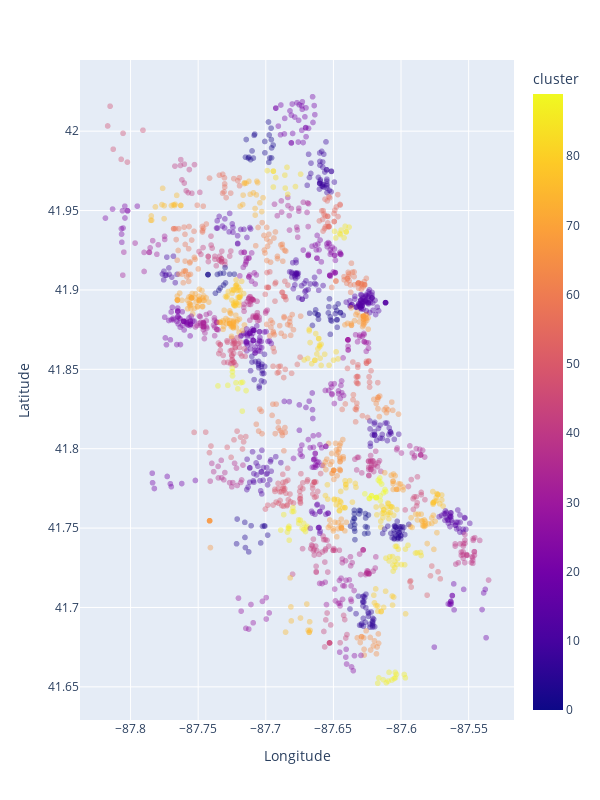

Notebook code cell kept with this figure:
### Code cell
scores = []
cluster_options = list(range(30,100,2)) # [2,4,8,16,32,64]
for n_clusters in cluster_options:
    km = KMeans(n_clusters=n_clusters).fit(X)
    centers = km.cluster_centers_
    cluster = km.predict(X)
    sub['cluster'] = cluster
    cluster_counts = to_multi_dim_array(df=sub, cols=['t', 'cluster'])
    score = uniformity_score(cluster_counts.mean(0)**2)
    scores.append(score)
    
i = np.argmax(scores)
n_clusters = cluster_options[i]
print(f'best clusters are {n_clusters} with score of {scores[i]}')

km = KMeans(n_clusters=n_clusters).fit(sub[['Latitude' , 'Longitude']].values)
centers = km.cluster_centers_
cluster = km.predict(sub[['Latitude' , 'Longitude']].values)
sub['cluster'] = cluster
cluster_counts = to_multi_dim_array(df=sub, cols=['t', 'cluster'])
dist = norm_array(cluster_counts.mean(0))


dist = dist[np.argsort(dist)[::-1]]
dist = scale_max_array(dist)

plt.figure(figsize=(12,4))
plt.bar(np.arange(len(dist)), dist, alpha=.5)
plt.show()

plt.figure(figsize=(12,4))
plt.title('Uniformity Score per Cluster Count')
plt.ylabel('Uniformity Score')
plt.xlabel('No. Clusters')
plt.plot(cluster_options,scores)
plt.show()

fig = px.scatter(sub, y='Latitude' , x='Longitude', opacity=0.4, color='cluster', 
                 color_discrete_sequence=px.colors.qualitative.Light24)
fig.update_layout(height=800,width=600)
fig.show()

### Figure 1 — Plotly figure (JSON) as saved in the notebook; plotly's stock layout.template omitted (floating-point values rounded to 4 significant figures; data arrays with more than 128 entries replaced by an {"elided": "..."} marker saying what was removed)
{"data": [{"hovertemplate": "Longitude=%{x}<br>Latitude=%{y}<br>cluster=%{marker.color}<extra></extra>", "legendgroup": "", "marker": {"color": {"elided": "1981 int values"}, "coloraxis": "coloraxis", "opacity": 0.4, "symbol": "circle"}, "mode": "markers", "name": "", "showlegend": false, "type": "scattergl", "x": {"elided": "1981 float values"}, "xaxis": "x", "y": {"elided": "1981 float values"}, "yaxis": "y"}], "layout": {"coloraxis": {"colorbar": {"title": {"text": "cluster"}}, "colorscale": [[0, "#0d0887"], [0.1111, "#46039f"], [0.2222, "#7201a8"], [0.3333, "#9c179e"], [0.4444, "#bd3786"], [0.5556, "#d8576b"], [0.6667, "#ed7953"], [0.7778, "#fb9f3a"], [0.8889, "#fdca26"], [1, "#f0f921"]]}, "height": 800, "legend": {"tracegroupgap": 0}, "margin": {"t": 60}, "width": 600, "xaxis": {"anchor": "y", "domain": [0, 1], "title": {"text": "Longitude"}}, "yaxis": {"anchor": "x", "domain": [0, 1], "title": {"text": "Latitude"}}}}
